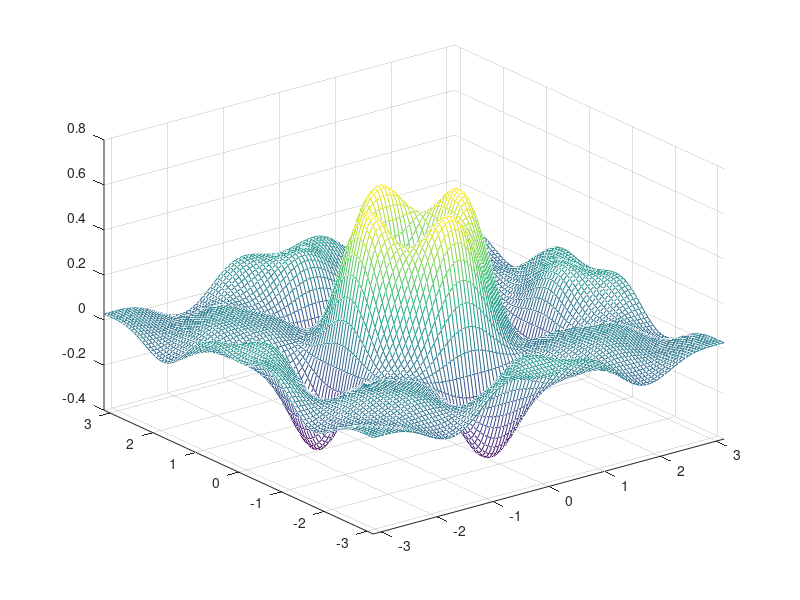

The MATLAB script that drew this image: (Note: this script raises an error after producing the figure.)
close all; clear all;

% part (a)
x = linspace(-pi, pi, 100);
y = linspace(-pi, pi, 100);
[omega_x, omega_y] = meshgrid(x, y);

S = 2;

GSx = sin(omega_x / 2 * (2 * S + 1)) ./ sin(omega_x / 2);
GSy = sin(omega_y / 2 * (2 * S + 1)) ./ sin(omega_y / 2);
GS = GSx .* GSy;
G2Sx = sin(omega_x / 2 * (4 * S + 1)) ./ sin(omega_x / 2);
G2Sy = sin(omega_y / 2 * (4 * S + 1)) ./ sin(omega_y / 2);
G2S = G2Sx .* G2Sy;
HS = GS / ((2 * S + 1) ^ 2) - G2S / ((4 * S + 1) ^ 2);

figure;
mesh(omega_x, omega_y, HS);
xlim([-pi pi]);
ylim([-pi pi]);
saveas(gcf, 'q2_mesh.png');

% part (d)
src_dir = '/Users/zhangrao/Documents/NOW/EE368/hw/hw4/hw4_data/hw4_';

% file_name = 'cd_cover';
file_name = 'ornament';
img = im2double(imread(strcat(src_dir, file_name, '.jpg')));
figure;
imshow(img);
imwrite(img, strcat('q2_', file_name, '.png'));

f1 = fspecial('average', [2 * S + 1, 2 * S + 1]);
f2 = fspecial('average', [4 * S + 1, 4 * S + 1]);
part1 = imfilter(img, f1, 'replicate', 'conv');
part2 = imfilter(img, f2, 'replicate', 'conv');
fimg = part1 - part2;
ffimg = (fimg - min(min(fimg))) / max(max(fimg));
figure;
imshow(ffimg);
imwrite(ffimg, strcat('q2_filtered_', file_name, '.png'));
